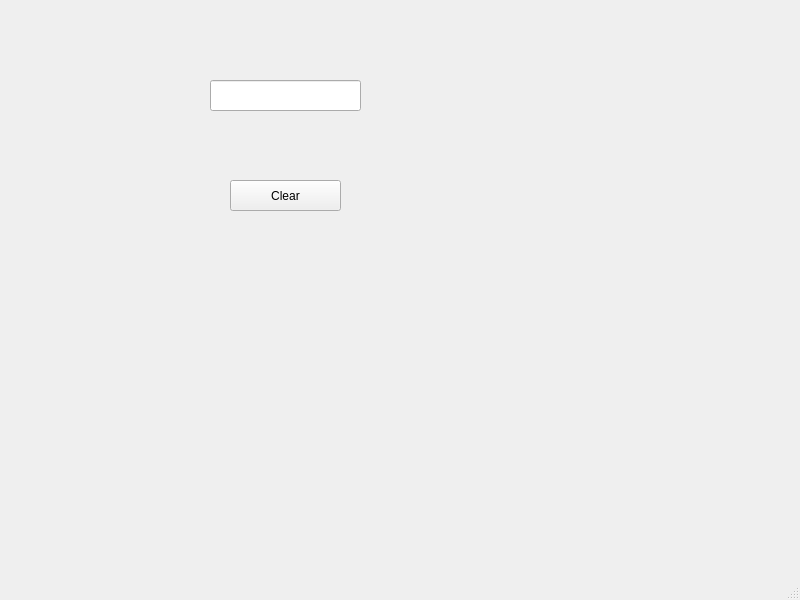
<?xml version="1.0" encoding="UTF-8"?>
<ui version="4.0">
 <class>MainWindow</class>
 <widget class="QMainWindow" name="MainWindow">
  <property name="geometry">
   <rect>
    <x>0</x>
    <y>0</y>
    <width>800</width>
    <height>600</height>
   </rect>
  </property>
  <property name="windowTitle">
   <string>MainWindow</string>
  </property>
  <widget class="QWidget" name="centralwidget">
   <widget class="QLineEdit" name="lineEdit">
    <property name="geometry">
     <rect>
      <x>210</x>
      <y>80</y>
      <width>151</width>
      <height>31</height>
     </rect>
    </property>
   </widget>
   <widget class="QPushButton" name="pushButton">
    <property name="geometry">
     <rect>
      <x>230</x>
      <y>180</y>
      <width>111</width>
      <height>31</height>
     </rect>
    </property>
    <property name="text">
     <string>Clear</string>
    </property>
   </widget>
  </widget>
  <widget class="QMenuBar" name="menubar">
   <property name="geometry">
    <rect>
     <x>0</x>
     <y>0</y>
     <width>800</width>
     <height>21</height>
    </rect>
   </property>
  </widget>
  <widget class="QStatusBar" name="statusbar"/>
 </widget>
 <resources/>
 <connections>
  <connection>
   <sender>pushButton</sender>
   <signal>clicked()</signal>
   <receiver>lineEdit</receiver>
   <slot>clear()</slot>
   <hints>
    <hint type="sourcelabel">
     <x>280</x>
     <y>214</y>
    </hint>
    <hint type="destinationlabel">
     <x>277</x>
     <y>123</y>
    </hint>
   </hints>
  </connection>
 </connections>
</ui>
